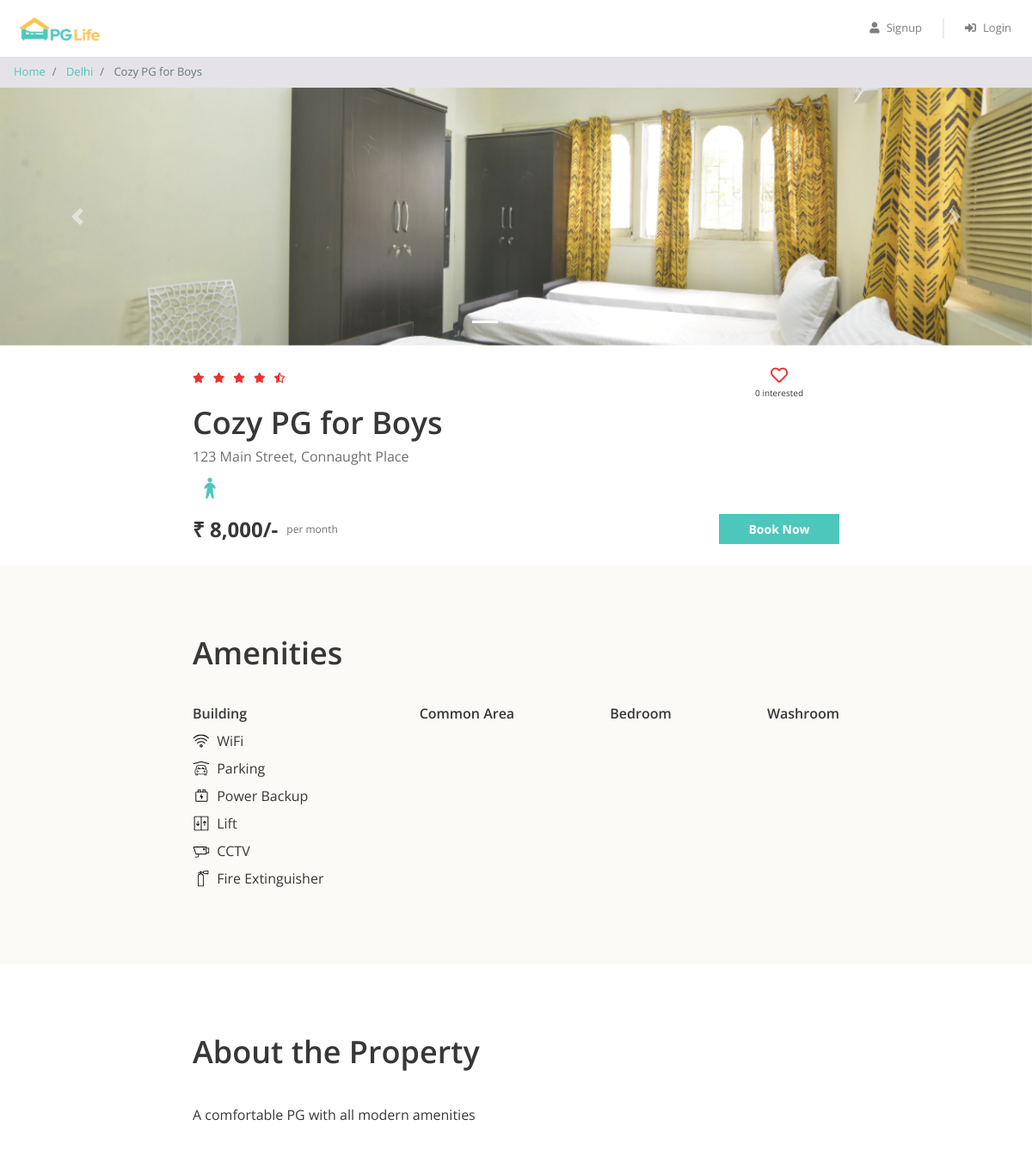
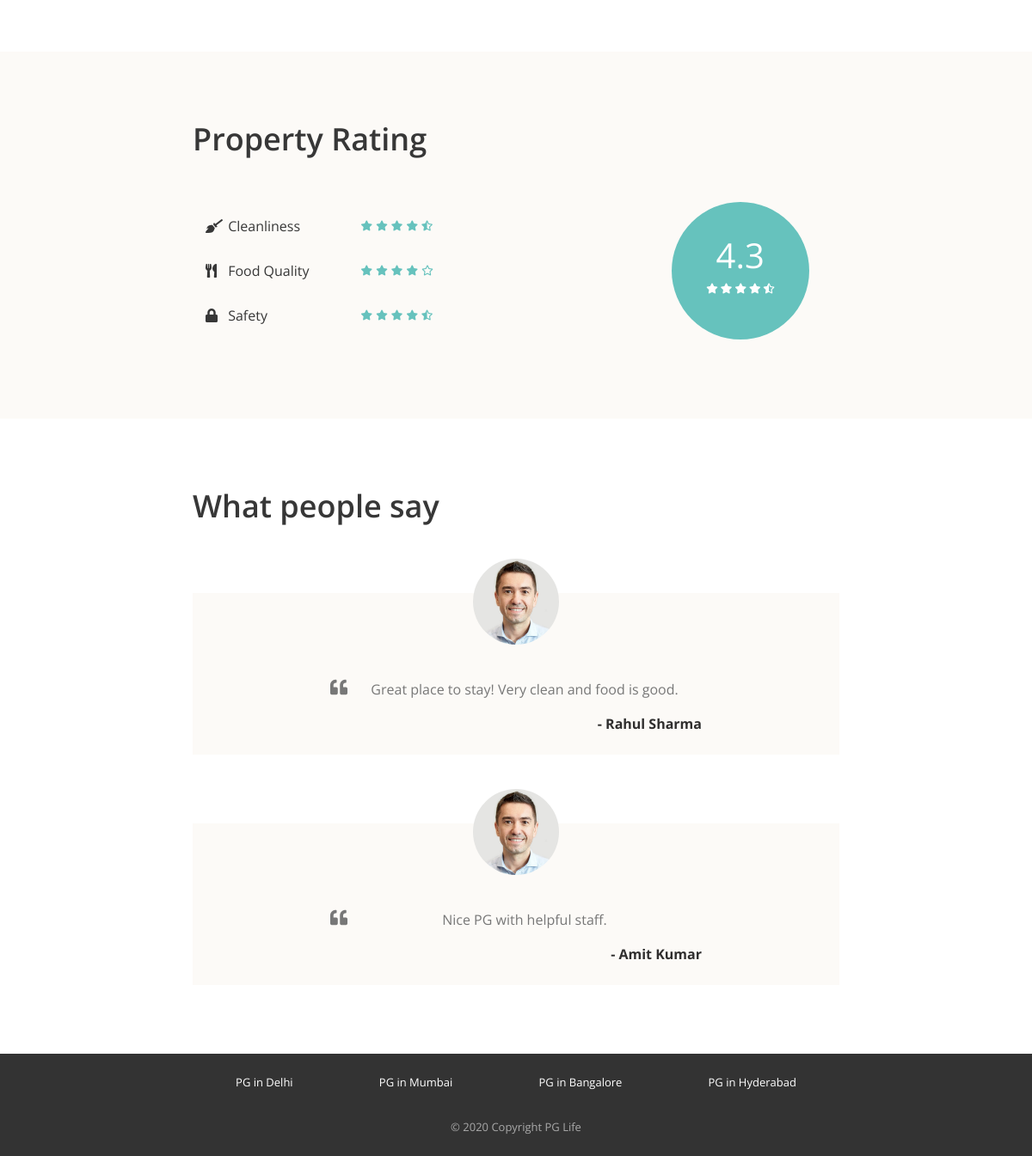
The page /property_detail.php?property_id=1 on the database its author committed (2 pictures, top to bottom).
### tables this page shows
CREATE TABLE IF NOT EXISTS properties (
    id INT AUTO_INCREMENT PRIMARY KEY,
    city_id INT NOT NULL,
    name VARCHAR(255) NOT NULL,
    address TEXT NOT NULL,
    gender VARCHAR(10) NOT NULL,
    rent INT NOT NULL,
    rating_clean DECIMAL(2,1) DEFAULT 0,
    rating_food DECIMAL(2,1) DEFAULT 0,
    rating_safety DECIMAL(2,1) DEFAULT 0,
    description TEXT,
    FOREIGN KEY (city_id) REFERENCES cities(id)
);

CREATE TABLE IF NOT EXISTS cities (
    id INT AUTO_INCREMENT PRIMARY KEY,
    name VARCHAR(255) NOT NULL UNIQUE
);

CREATE TABLE IF NOT EXISTS amenities (
    id INT AUTO_INCREMENT PRIMARY KEY,
    name VARCHAR(255) NOT NULL,
    type VARCHAR(50) NOT NULL,
    icon VARCHAR(255) NOT NULL
);

CREATE TABLE IF NOT EXISTS testimonials (
    id INT AUTO_INCREMENT PRIMARY KEY,
    property_id INT NOT NULL,
    user_name VARCHAR(255) NOT NULL,
    content TEXT NOT NULL,
    FOREIGN KEY (property_id) REFERENCES properties(id)
);

### property_detail.php (the view, shortened to what this page needs)
<?php
$property_id = $_GET["property_id"];
$sql_1 = "SELECT *, p.id AS property_id, p.name AS property_name, c.name AS city_name
            FROM properties p
            INNER JOIN cities c ON p.city_id = c.id
            WHERE p.id = $property_id";
$result_1 = mysqli_query($conn, $sql_1);
$property = mysqli_fetch_assoc($result_1);
$sql_2 = "SELECT * FROM testimonials WHERE property_id = $property_id";
$result_2 = mysqli_query($conn, $sql_2);
$testimonials = mysqli_fetch_all($result_2, MYSQLI_ASSOC);
$sql_3 = "SELECT a.*
            FROM amenities a
            INNER JOIN properties_amenities pa ON a.id = pa.amenity_id
            WHERE pa.property_id = $property_id";
$result_3 = mysqli_query($conn, $sql_3);
$amenities = mysqli_fetch_all($result_3, MYSQLI_ASSOC);
$sql_4 = "SELECT * FROM interested_users_properties WHERE property_id = $property_id";
$result_4 = mysqli_query($conn, $sql_4);
$interested_users_count = mysqli_num_rows($result_4);
?>
<!DOCTYPE html>
<html lang="en">
<head>
    <?php
    include "includes/head_links.php";
    ?>
    <link href="css/property_detail.css" rel="stylesheet" />
</head>
<body>
    <?php
    include "includes/header.php";
    ?>
    <nav aria-label="breadcrumb">
        <ol class="breadcrumb py-2">
            <li class="breadcrumb-item">
                <a href="index.php">Home</a>
            </li>
            <li class="breadcrumb-item">
                <a href="property_list.php?city=<?= $property['city_name']; ?>"><?= $property['city_name']; ?></a>
            </li>
            <li class="breadcrumb-item active" aria-current="page">
                <?= $property['property_name']; ?>
            </li>
        </ol>
    </nav>
    <div id="property-images" class="carousel slide" data-ride="carousel">
        <ol class="carousel-indicators">
            <?php
            $property_images = glob("img/properties/" . $property['property_id'] . "/*");
            foreach ($property_images as $index => $property_image) {
            ?>
                <li data-target="#property-images" data-slide-to="<?= $index ?>" class="<?= $index == 0 ? "active" : ""; ?>"></li>
            <?php
            }
            ?>
        </ol>
        <div class="carousel-inner">
            <?php
            foreach ($property_images as $index => $property_image) {
            ?>
                <div class="carousel-item <?= $index == 0 ? "active" : ""; ?>">
                    <img class="d-block w-100" src="<?= $property_image ?>" alt="slide">
                </div>
            <?php
            }
            ?>
        </div>
        <a class="carousel-control-prev" href="#property-images" role="button" data-slide="prev">
            <span class="carousel-control-prev-icon" aria-hidden="true"></span>
        </a>
        <a class="carousel-control-next" href="#property-images" role="button" data-slide="next">
            <span class="carousel-control-next-icon" aria-hidden="true"></span>
        </a>
    </div>
    <div class="property-summary page-container">
        <div class="row no-gutters justify-content-between">
            <?php
            $total_rating = ($property['rating_clean'] + $property['rating_food'] + $property['rating_safety']) / 3;
            $total_rating = round($total_rating, 1);
            ?>
            <div class="star-container" title="<?= $total_rating ?>">
                <?php
                $rating = $total_rating;
                for ($i = 0; $i < 5; $i++) {
                    if ($rating >= $i + 0.8) {
                ?>
                        <i class="fas fa-star"></i>
                    <?php
                    } elseif ($rating >= $i + 0.3) {
                    ?>
                        <i class="fas fa-star-half-alt"></i>
                    <?php
                    } else {
                    ?>
                        <i class="far fa-star"></i>
                <?php
                    }
                }
                ?>
            </div>
            <div class="interested-container">
                <?php
                $is_interested = false;
                if ($is_interested) {
                ?>
                    <i class="is-interested-image fas fa-heart"></i>
                <?php
                } else {
                ?>
                    <i class="is-interested-image far fa-heart"></i>
                <?php
                }
                ?>
                <div class="interested-text">
                    <span class="interested-user-count"><?= $interested_users_count ?></span> interested
                </div>
            </div>
        </div>
        <div class="detail-container">
            <div class="property-name"><?= $property['property_name'] ?></div>
            <div class="property-address"><?= $property['address'] ?></div>
            <div class="property-gender">
                <?php
                if ($property['gender'] == "male") {
                ?>
                    <img src="img/male.png">
                <?php
                } elseif ($property['gender'] == "female") {
                ?>
                    <img src="img/female.png">
                <?php
                } else {
                ?>
                    <img src="img/unisex.png">
                <?php
                }
                ?>
            </div>
        </div>
        <div class="row no-gutters">
            <div class="rent-container col-6">
                <div class="rent">₹ <?= number_format($property['rent']) ?>/-</div>
                <div class="rent-unit">per month</div>
            </div>
            <div class="button-container col-6">
                <a href="#" class="btn btn-primary">Book Now</a>
            </div>
        </div>
    </div>
    <div class="property-amenities">
        <div class="page-container">
            <h1>Amenities</h1>
            <div class="row justify-content-between">
                <div class="col-md-auto">
                    <h5>Building</h5>
                    <?php
                    foreach ($amenities as $amenity) {
                        if ($amenity['type'] == "Building") {
                    ?>
                            <div class="amenity-container">
                                <img src="img/amenities/<?= $amenity['icon'] ?>.svg">
                                <span><?= $amenity['name'] ?></span>
                            </div>
                    <?php
                        }
                    }
                    ?>
                </div>
                <div class="col-md-auto">
                    <h5>Common Area</h5>
                </div>
                <div class="col-md-auto">
                    <h5>Bedroom</h5>
                </div>
                <div class="col-md-auto">
                    <h5>Washroom</h5>
                </div>
            </div>
        </div>
    </div>
    <div class="property-about page-container">
        <h1>About the Property</h1>
        <p><?= $property['description'] ?></p>
    </div>
    <div class="property-rating">
        <div class="page-container">
            <h1>Property Rating</h1>
            <div class="row align-items-center justify-content-between">
                <div class="col-md-6">
                    <div class="rating-criteria row">
                        <div class="col-6">
                            <i class="rating-criteria-icon fas fa-broom"></i>
                            <span class="rating-criteria-text">Cleanliness</span>
                        </div>
                        <div class="rating-criteria-star-container col-6" title="<?= $property['rating_clean'] ?>">
                            <?php
                            $rating = $property['rating_clean'];
                            for ($i = 0; $i < 5; $i++) {
                                if ($rating >= $i + 0.8) {
                            ?>
                                    <i class="fas fa-star"></i>
                                <?php
                                } elseif ($rating >= $i + 0.3) {
                                ?>
                                    <i class="fas fa-star-half-alt"></i>
                                <?php
                                } else {
                                ?>
                                    <i class="far fa-star"></i>
                            <?php
                                }
                            }
                            ?>
                        </div>
                    </div>
                    <div class="rating-criteria row">
                        <div class="col-6">
                            <i class="rating-criteria-icon fas fa-utensils"></i>
                            <span class="rating-criteria-text">Food Quality</span>
                        </div>
                        <div class="rating-criteria-star-container col-6" title="<?= $property['rating_food'] ?>">
                            <?php
                            $rating = $property['rating_food'];
                            for ($i = 0; $i < 5; $i++) {
                                if ($rating >= $i + 0.8) {
                            ?>
                                    <i class="fas fa-star"></i>
                                <?php
                                } elseif ($rating >= $i + 0.3) {
                                ?>
                                    <i class="fas fa-star-half-alt"></i>
                                <?php
                                } else {
                                ?>
                                    <i class="far fa-star"></i>
                            <?php
                                }
                            }
                            ?>
                        </div>
                    </div>
                    <div class="rating-criteria row">
                        <div class="col-6">
                            <i class="rating-criteria-icon fa fa-lock"></i>
                            <span class="rating-criteria-text">Safety</span>
                        </div>
                        <div class="rating-criteria-star-container col-6" title="<?= $property['rating_safety'] ?>">
                            <?php
                            $rating = $property['rating_safety'];
                            for ($i = 0; $i < 5; $i++) {
                                if ($rating >= $i + 0.8) {
                            ?>
                                    <i class="fas fa-star"></i>
                                <?php
                                } elseif ($rating >= $i + 0.3) {
                                ?>
                                    <i class="fas fa-star-half-alt"></i>
                                <?php
                                } else {
                                ?>
                                    <i class="far fa-star"></i>
                            <?php
                                }
                            }
                            ?>
                        </div>
                    </div>
                </div>
                <div class="col-md-4">
                    <div class="rating-circle">
                        <?php
                        $total_rating = ($property['rating_clean'] + $property['rating_food'] + $property['rating_safety']) / 3;
                        $total_rating = round($total_rating, 1);
                        ?>
                        <div class="total-rating"><?= $total_rating ?></div>
                        <div class="rating-circle-star-container">
                            <?php
                            $rating = $total_rating;
                            for ($i = 0; $i < 5; $i++) {
                                if ($rating >= $i + 0.8) {
                            ?>
                                    <i class="fas fa-star"></i>
                                <?php
                                } elseif ($rating >= $i + 0.3) {
                                ?>
                                    <i class="fas fa-star-half-alt"></i>
                                <?php
                                } else {
                                ?>
                                    <i class="far fa-star"></i>
                            <?php
                                }
                            }
                            ?>
                        </div>
                    </div>
                </div>
            </div>
        </div>
    </div>
    <div class="property-testimonials page-container">
        <h1>What people say</h1>
        <?php
        foreach ($testimonials as $testimonial) {
        ?>
            <div class="testimonial-block">
                <div class="testimonial-image-container">
                    <img class="testimonial-img" src="img/man.png">
                </div>
                <div class="testimonial-text">
                    <i class="fa fa-quote-left" aria-hidden="true"></i>
                    <p><?= $testimonial['content'] ?></p>
                </div>
                <div class="testimonial-name">- <?= $testimonial['user_name'] ?></div>
            </div>
        <?php
        }
        ?>
    </div>
    <?php
    include "includes/footer.php";
    ?>
</body>
</html>

### rows shown on the page
properties: city.name "Delhi", name "Cozy PG for Boys", address "123 Main Street, Connaught Place", rent "8,000", description "A comfortable PG with all modern amenities", total_rating "4.3"
amenities: icon (picture), name "WiFi"
amenities: icon (picture), name "Parking"
amenities: icon (picture), name "Power Backup"
amenities: icon (picture), name "Lift"
amenities: icon (picture), name "CCTV"
amenities: icon (picture), name "Fire Extinguisher"
testimonials: content "Great place to stay! Very clean and food is good.", user_name "Rahul Sharma"
testimonials: content "Nice PG with helpful staff.", user_name "Amit Kumar"

### other values the page prints
$interested_users_count "0"
